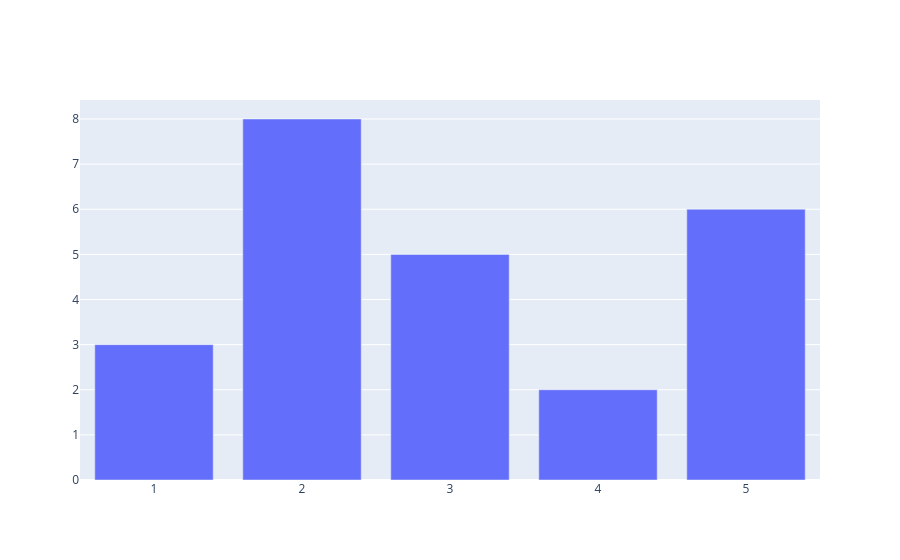

This figure's notebook cell:
### Code cell
fig=go.Figure()
fig.add_trace(go.Bar(x=[1,2,3,4,5],y=[3,8,5,2,6]))

### Figure 1 — Plotly figure (JSON) as saved in the notebook; plotly's stock layout.template omitted (floating-point values rounded to 4 significant figures)
{"data": [{"type": "bar", "x": [1, 2, 3, 4, 5], "y": [3, 8, 5, 2, 6]}], "layout": {}}
